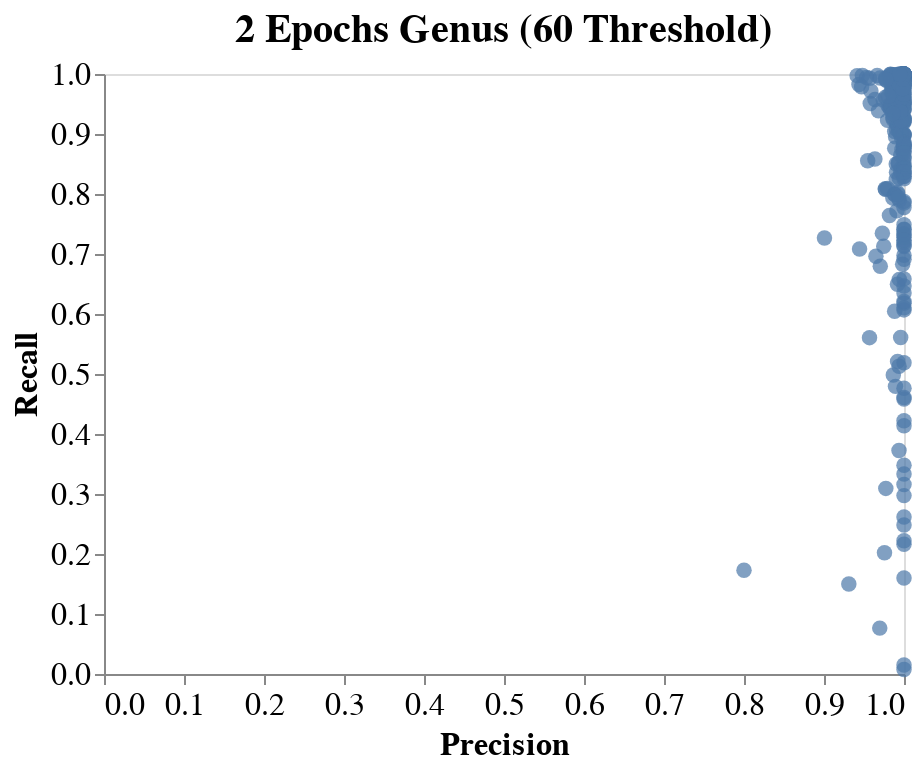

Notebook source saved alongside this figure:
### Markdown cell above
Seems like the false positive rate is low, assume that the model predicts incorrectly those microbes that it cannot get any TP for.

###What are the precision, and recall for when the threshold is > 60? 
Precision is a measure of quality, and high precision means the model is returning more correct than incorrect. High recall, however is a measure of quantity, high recall means the model returns a large number of correct microbes, and doesn't miss microbes.

### Code cell
#plt.scatter(x=list_for_metrics.Precision, y=list_for_metrics.Recall, marker='o')
#plt.xlabel('Precision')
#plt.ylabel('Recall')
#plt.title('3 Epochs Threshold 0 - Species')

alt.Chart(list_for_metrics).mark_circle(size=60).encode(
    x='Precision',
    y='Recall',
    #color='Origin',
    #tooltip=['Name', 'Origin', 'Horsepower', 'Miles_per_Gallon']
).configure_axis(
    grid=False, labelFontSize=16,
    titleFontSize=16).properties(
    title='2 Epochs Genus (60 Threshold)').configure_title(
    fontSize=20,
)

### Figure 1 — Vega-Lite specification as saved in the notebook (floating-point values rounded to 4 significant figures; data arrays with more than 128 entries replaced by an {"elided": "..."} marker saying what was removed)
{"config": {"view": {"continuousWidth": 400, "continuousHeight": 300}, "axis": {"grid": false, "labelFontSize": 16, "titleFontSize": 16}, "title": {"fontSize": 20}}, "data": {"name": "data-ac09e28dbac807d850dc023b68da4adb"}, "mark": {"type": "circle", "size": 60}, "encoding": {"x": {"field": "Precision", "type": "quantitative"}, "y": {"field": "Recall", "type": "quantitative"}}, "title": "2 Epochs Genus (60 Threshold)", "$schema": "https://vega.github.io/schema/vega-lite/v4.17.0.json", "datasets": {"data-ac09e28dbac807d850dc023b68da4adb": {"elided": "515 records"}}}
